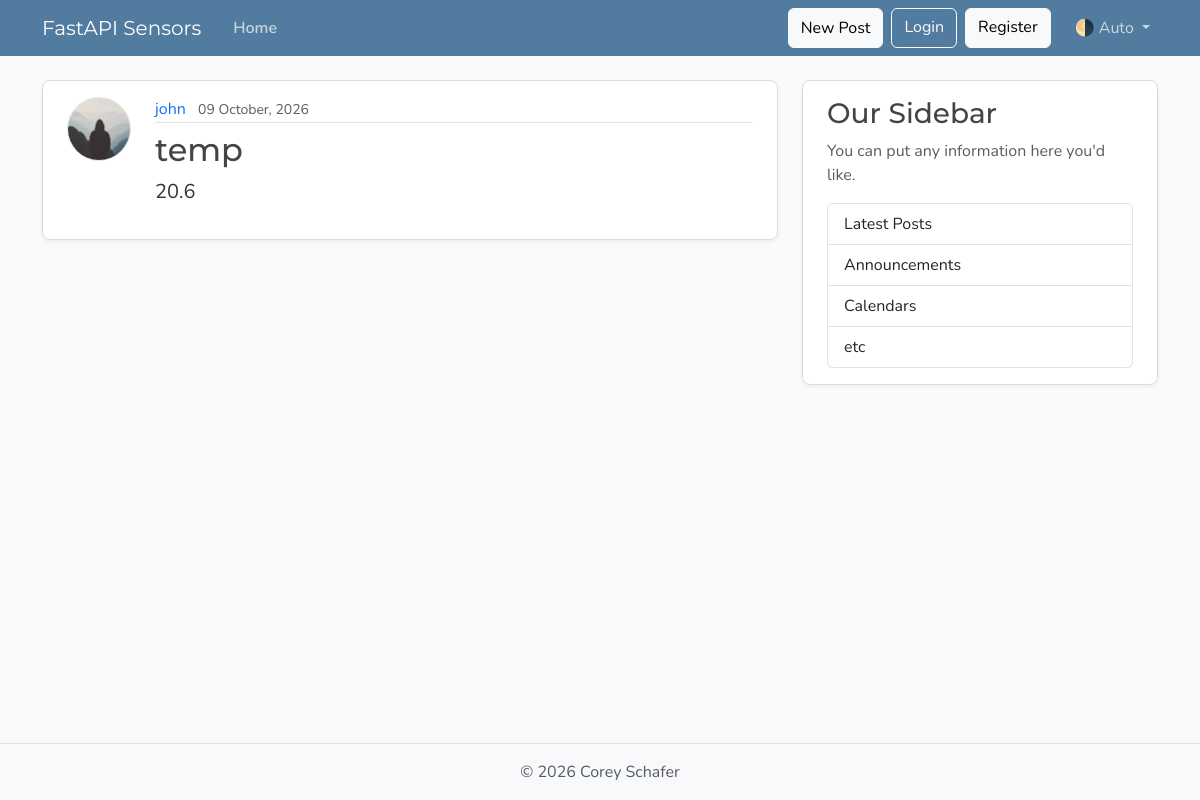
Before: /sensor_readings with the older database file.
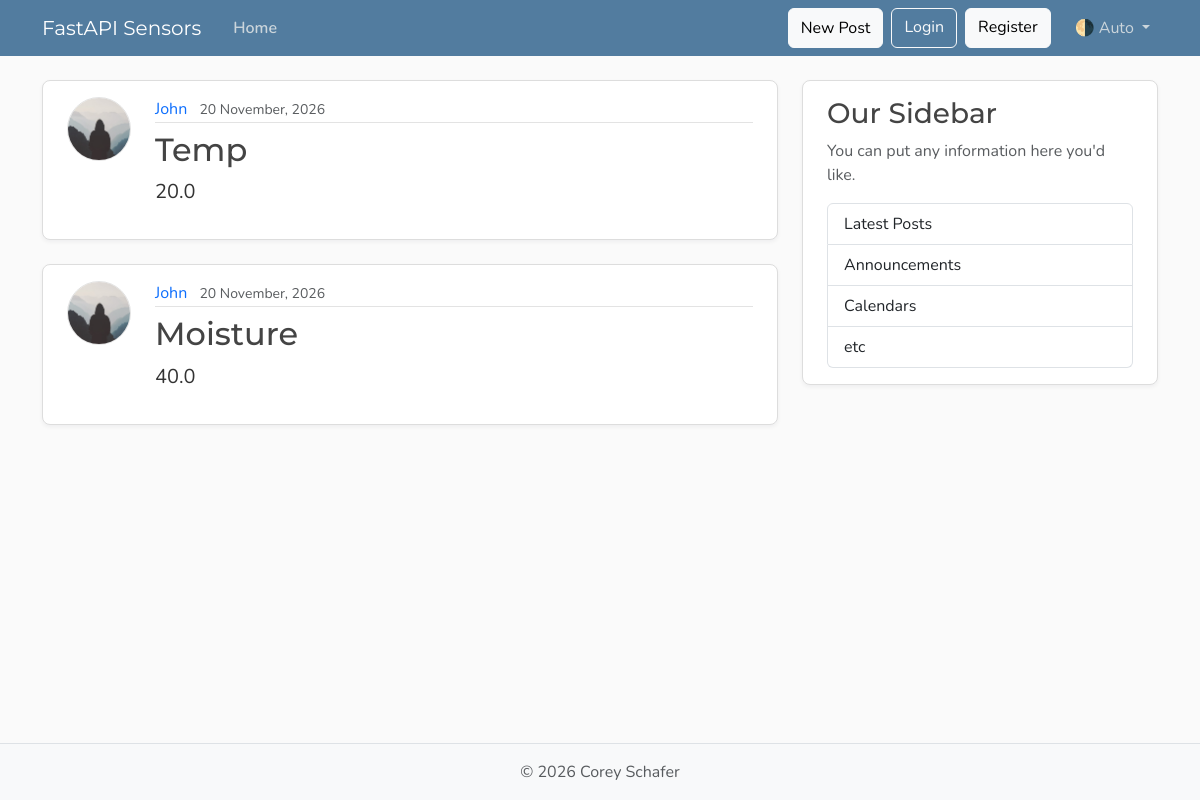
After: the same page with the newer database file.
### fastapi_intro/models.py (models this page shows, shortened)
class Reading(Base):
    __tablename__ = "reading"
    id: Mapped[int] = mapped_column(Integer, primary_key=True, index=True)
    sensor: Mapped[str] = mapped_column(String(20), nullable=False)
    content: Mapped[float] = mapped_column(Float, nullable=False)
    user_id: Mapped[int] = mapped_column(ForeignKey("user.id"), nullable=False, index=True)
    date_timestamp: Mapped[datetime] = mapped_column(DateTime(timezone=True),
                                                     default=lambda: datetime.now(UTC))
    author: Mapped[User] = relationship(back_populates="readings")

class User(Base):
    __tablename__ = "user"
    id: Mapped[int] = mapped_column(Integer, primary_key=True, index=True)
    username: Mapped[str] = mapped_column(String(50), unique=True, nullable=False)
    email: Mapped[str] = mapped_column(String(320), unique=True, nullable=False)
    image_file: Mapped[str | None] = mapped_column(String(200), nullable=True, default=None,)
    readings:Mapped[list[Reading]] = relationship(back_populates="author", cascade="all, delete-orphan")

### fastapi_intro/main.py (the view)
@app.get("/",  include_in_schema=False, name="home")
@app.get("/sensor_readings", include_in_schema=False, name="sensor_readings")
async def home(request: Request, db: Annotated[AsyncSession, Depends(get_db)]):
    result = await db.execute(select(models.Reading).options(selectinload(models.Reading.author)))
    sensor_readings = result.scalars().all()
    return templates.TemplateResponse(request, "home.html", {"sensor_readings" : sensor_readings, "title": "Sensor Readings"})

### fastapi_intro/templates/home.html
{% extends "layout.html" %}
{% block content %}
  {% for sensor_reading in sensor_readings %}
    <article class="content-section py-3 px-4 mb-4">
      <div class="d-flex align-items-start gap-4">
        <img class="rounded-circle article-img flex-shrink-0"
             src="{{ sensor_reading.author.image_path}}"
             alt="{{ sensor_reading.author.username }}'s profile picture"
             width="64"
             height="64"
             loading="lazy">
        <div class="flex-grow-1">
          <div class="article-metadata mb-2">
            <a class="me-2" href="{{url_for('user_readings', user_id=sensor_reading.author.id)}}">{{ sensor_reading.author.username }}</a>
            <small class="text-body-secondary">{{ sensor_reading.date_timestamp.strftime('%d %B, %Y')}}</small>
          </div>
          <h2>
            <a class="article-title"
               href="{{ url_for("sensor_reading_page", sensor_reading_id=sensor_reading.id) }}">{{ sensor_reading.sensor }}</a>
          </h2>
          <p class="article-content">{{ sensor_reading.content }}</p>
        </div>
      </div>
    </article>
  {% endfor %}
{% endblock content %}

### fastapi_intro/templates/layout.html (shortened to what this page needs)
<!DOCTYPE html>
<html lang="en">
  <head>
    <link href="https://cdn.jsdelivr.net/npm/bootstrap@5.3.8/dist/css/bootstrap.min.css"
          rel="stylesheet"
>
    <link rel="stylesheet"
          type="text/css"
          href="{{ url_for("static", path='css/main.css') }}">
  </head>
  <body class="d-flex flex-column min-vh-100">
    <header class="site-header">
      <nav class="navbar navbar-expand-md bg-steel fixed-top"
           data-bs-theme="dark">
        <div class="container">
          <a class="navbar-brand me-4" href="{{ url_for("sensor_readings") }}">FastAPI Sensors</a>
          <div class="collapse navbar-collapse" id="navbarToggle">
            <div class="navbar-nav me-auto">
              <a class="nav-link active"
                 aria-current="page"
                 href="{{ url_for("home") }}">Home</a>
            </div>
            <div class="navbar-nav">
              <button class="btn btn-light mb-2 mb-md-0 me-md-2"> New Post </button>
              <a class="btn btn-outline-light mb-2 mb-md-0 me-md-2" href="#">Login</a>
              <a class="btn btn-light mb-2 mb-md-0 me-md-3" href="#">Register</a>
              <div class="nav-item dropdown">
                <a class="nav-link dropdown-toggle"
                   href="#"
                   role="button"
                   id="bd-theme"
                   data-bs-toggle="dropdown"
                   aria-expanded="false">
                  <span id="bd-theme-text">🌗 Auto</span>
                </a>
              </div>
            </div>
          </div>
        </div>
      </nav>
    </header>
    <main role="main" class="container">
      <div class="row">
        <div class="col-md-8">
          {% block content %}
          {% endblock content %}
        </div>
        <aside class="col-md-4">
          <div class="content-section py-3 px-4 mb-4">
            <h3>Our Sidebar</h3>
            <p class="text-body-secondary">You can put any information here you'd like.</p>
            <ul class="list-group">
              <li class="list-group-item">Latest Posts</li>
              <li class="list-group-item">Announcements</li>
              <li class="list-group-item">Calendars</li>
              <li class="list-group-item">etc</li>
            </ul>
          </div>
        </aside>
      </div>
    </main>
    <footer class="mt-auto py-3 bg-body-tertiary border-top">
      <div class="container text-center">
        <p class="text-body-secondary mb-0">
          © <span id="year"></span> Corey Schafer
        </p>
      </div>
    </footer>
  </body>
</html>

### fastapi_intro/static/css/main.css (style rules this page uses)
:root { --font-heading: "Montserrat", system-ui, -apple-system, BlinkMacSystemFont, sans-serif; --font-body: "Nunito", system-ui, -apple-system, BlinkMacSystemFont, sans-serif; --color-bg-body: #fafafa; --color-bg-content: #ffffff; --color-text-primary: #333333; --color-text-heading: #444444; --color-steel: #527c9f; --color-nav-link: #cbd5db; --color-nav-link-hover: #ffffff; --color-link-hover: #428bca; --color-border: #dddddd; --color-border-light: #e3e3e3; --spacing-xl: 5rem; --article-img-size: 4rem; --account-img-size: 7.813rem; }
body { font-family: var(--font-body); background: var(--color-bg-body); color: var(--color-text-primary); }
main { padding-top: var(--spacing-xl); }
h1, h2, h3, h4, h5, h6 { font-family: var(--font-heading); color: var(--color-text-heading); }
.navbar-brand { font-family: var(--font-heading); }
a { text-decoration: none; }
.bg-steel { background-color: var(--color-steel); }
.site-header .navbar-nav .nav-link { color: var(--color-nav-link); transition: color 0.2s ease-in-out; }
.site-header .navbar-nav .nav-link.active { font-weight: 600; }
.content-section { background: var(--color-bg-content); border: 1px solid var(--color-border); border-radius: 0.5rem; box-shadow: 0 2px 4px rgba(15, 23, 42, 0.05); transition: box-shadow 0.15s ease, transform 0.15s ease, border-color 0.15s ease; }
.article-title { color: var(--color-text-heading); transition: color 0.2s ease-in-out; }
.article-content { white-space: pre-line; font-size: 1.25rem; }
.article-img { height: var(--article-img-size); width: var(--article-img-size); flex-shrink: 0; object-fit: cover; border: 1px solid var(--color-border-light); box-shadow: 0 0 0 2px var(--color-bg-content); }
.article-metadata { padding-bottom: 0.063rem; border-bottom: 1px solid var(--color-border-light); }
.article-metadata a { transition: color 0.2s ease-in-out; }
[data-bs-theme="dark"] { --color-bg-body: #1a1a1a; --color-bg-content: #2d2d2d; --color-text-primary: #e0e0e0; --color-text-heading: #f0f0f0; --color-border: #404040; --color-border-light: #4a4a4a; }

Changed rows visible on the page:
changed Reading: author.username "john" → "John"; date_timestamp "09 October, 2026" → "20 November, 2026"; sensor "temp" → "Temp"; content "20.6" → "20.0"
added Reading: author.username "John", date_timestamp "20 November, 2026", sensor "Moisture", content "40.0"
